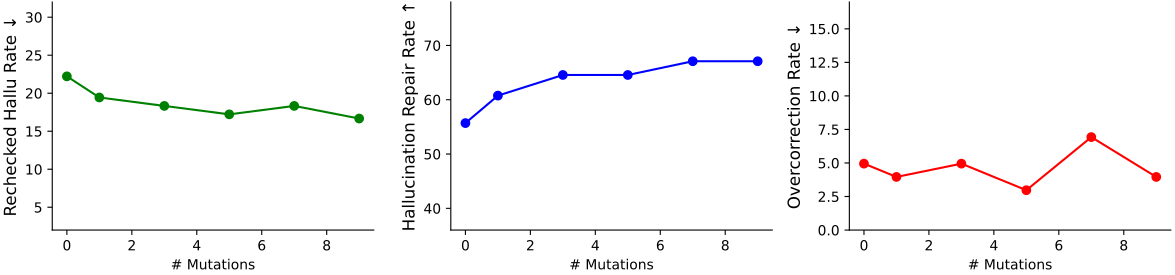

The Python source for this figure:
import matplotlib.pyplot as plt
import matplotlib as mpl
import numpy as np

# ---------- paper-friendly matplotlib ----------
mpl.rcParams["pdf.fonttype"] = 42
mpl.rcParams["ps.fonttype"] = 42
mpl.rcParams["figure.dpi"] = 150
mpl.rcParams["savefig.dpi"] = 300
mpl.rcParams["savefig.bbox"] = "tight"
mpl.rcParams["savefig.pad_inches"] = 0.02

# ===== data =====
mut_n = np.array([0, 1, 3, 5, 7, 9])

rc_hal = np.array([22.22, 19.44, 18.33, 17.22, 18.33, 16.67])
hal_repair = np.array([55.70, 60.76, 64.56, 64.56, 67.09, 67.09])
oc = np.array([4.95, 3.96, 4.95, 2.97, 6.93, 3.96])
colors = ["blue", "green", "red"]

# ===== plot =====
fig, ax = plt.subplots(1, 3, figsize=(12, 3))

ax[0].plot(mut_n, rc_hal, marker="o", color=colors[1])
ax[0].set_xlabel("# Mutations", fontsize=10)
ax[0].set_ylabel("Rechecked Hallu Rate ↓", fontsize=12)
ax[0].set_ylim(2, 32)

ax[1].plot(mut_n, hal_repair, marker="o", color=colors[0])
ax[1].set_xlabel("# Mutations", fontsize=10)
ax[1].set_ylabel("Hallucination Repair Rate ↑", fontsize=12)
ax[1].set_ylim(36, 78)

ax[2].plot(mut_n, oc, marker="o", color=colors[2])
ax[2].set_xlabel("# Mutations", fontsize=10)
ax[2].set_ylabel("Overcorrection Rate ↓", fontsize=12)
ax[2].set_ylim(0, 17)

for i in ax:
    i.spines["top"].set_visible(False)
    i.spines["right"].set_visible(False)

fig.tight_layout()
fig.savefig("rq3.3.pdf")
plt.show()
